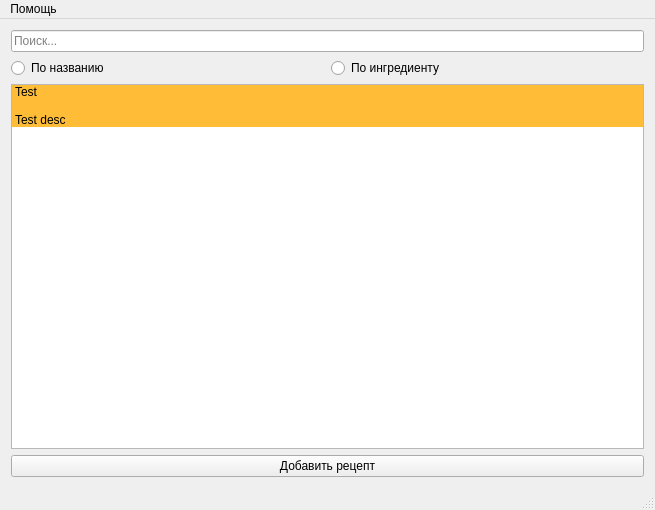
<?xml version="1.0" encoding="UTF-8"?>
<ui version="4.0">
 <class>RecipeBook</class>
 <widget class="QMainWindow" name="RecipeBook">
  <property name="geometry">
   <rect>
    <x>0</x>
    <y>0</y>
    <width>655</width>
    <height>510</height>
   </rect>
  </property>
  <property name="windowTitle">
   <string>Мои рецепты</string>
  </property>
  <property name="windowIcon">
   <iconset resource="src.qrc">
    <normaloff>:/ico/ico/recipe book.png</normaloff>:/ico/ico/recipe book.png</iconset>
  </property>
  <property name="styleSheet">
   <string notr="true"/>
  </property>
  <widget class="QWidget" name="centralWidget">
   <layout class="QVBoxLayout" name="verticalLayout">
    <item>
     <widget class="QLineEdit" name="searchBar">
      <property name="placeholderText">
       <string>Поиск...</string>
      </property>
     </widget>
    </item>
    <item>
     <layout class="QHBoxLayout" name="horizontalLayout">
      <item>
       <widget class="QRadioButton" name="searchByNameRB">
        <property name="text">
         <string>По названию</string>
        </property>
       </widget>
      </item>
      <item>
       <widget class="QRadioButton" name="searchByIngredientRB">
        <property name="text">
         <string>По ингредиенту</string>
        </property>
       </widget>
      </item>
     </layout>
    </item>
    <item>
     <widget class="QListWidget" name="recipeList">
      <property name="horizontalScrollBarPolicy">
       <enum>Qt::ScrollBarAlwaysOff</enum>
      </property>
      <property name="iconSize">
       <size>
        <width>150</width>
        <height>125</height>
       </size>
      </property>
      <property name="horizontalScrollMode">
       <enum>QAbstractItemView::ScrollPerItem</enum>
      </property>
      <property name="wordWrap">
       <bool>false</bool>
      </property>
      <item>
       <property name="text">
        <string>Test

Test desc</string>
       </property>
       <property name="background">
        <brush brushstyle="SolidPattern">
         <color alpha="255">
          <red>255</red>
          <green>189</green>
          <blue>55</blue>
         </color>
        </brush>
       </property>
       <property name="foreground">
        <brush brushstyle="NoBrush">
         <color alpha="255">
          <red>0</red>
          <green>0</green>
          <blue>0</blue>
         </color>
        </brush>
       </property>
      </item>
     </widget>
    </item>
    <item>
     <widget class="QPushButton" name="addRecipeButton">
      <property name="styleSheet">
       <string notr="true"/>
      </property>
      <property name="text">
       <string>Добавить рецепт</string>
      </property>
     </widget>
    </item>
   </layout>
  </widget>
  <widget class="QMenuBar" name="menuBar">
   <property name="geometry">
    <rect>
     <x>0</x>
     <y>0</y>
     <width>655</width>
     <height>21</height>
    </rect>
   </property>
   <widget class="QMenu" name="menu">
    <property name="title">
     <string>Помощь</string>
    </property>
    <addaction name="helpAction"/>
   </widget>
   <addaction name="menu"/>
  </widget>
  <widget class="QStatusBar" name="statusBar"/>
  <action name="helpAction">
   <property name="text">
    <string>Справка</string>
   </property>
   <property name="shortcut">
    <string>F1</string>
   </property>
  </action>
 </widget>
 <layoutdefault spacing="6" margin="11"/>
 <resources>
  <include location="src.qrc"/>
 </resources>
 <connections/>
</ui>
